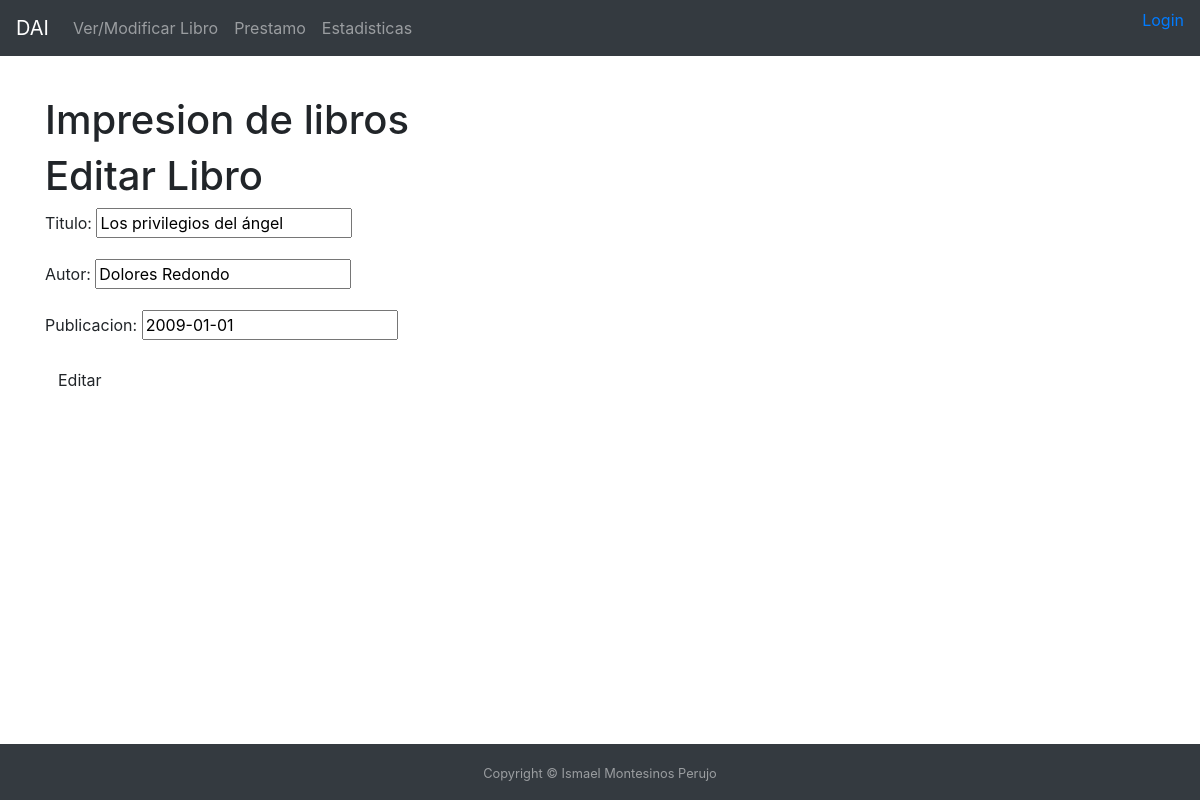
Page /update/25 on the committed database.
### mi_aplicacion/models.py (models this page shows, shortened)
class Libro(models.Model):
  titulo = models.CharField(max_length=200)
  autor  = models.CharField(max_length=100)
  publicacion = models.DateField()
  prestado = models.BooleanField(default=False)
  veces_prestado = models.IntegerField(default=0)

### mi_aplicacion/views.py (the view)
# urls.py: path('update/', views.update, name='update'),
def update(request,id):
	obj = Libro.objects.get(id=id)
	form = FormLibro(instance=obj)
	if request.method == "POST":
	    form = FormLibro(request.POST, instance=obj)
	    if form.is_valid():
	        form.save()
	    return redirect("edit_libro")
	return render(request, 'update.html', {'form': form})

### mi_aplicacion/forms.py
class FormLibro(forms.ModelForm):
    class Meta:
        model = Libro
        fields = ('titulo', 'autor','publicacion')

### mi_aplicacion/templates/update.html
{% extends "base.html" %}
{% block contenido %}
<h1> Impresion de libros </h1>
 		<h1>Editar Libro</h1>
		<form method="POST"> {% csrf_token %}
		{{ form.as_p }}
		<button type='submit' class="save btn btn-default"> Editar </button>
		</form>
{% endblock %}

### rows in the picture
Libro: titulo "Los privilegios del ángel", autor "Dolores Redondo", publicacion "2009-01-01"
